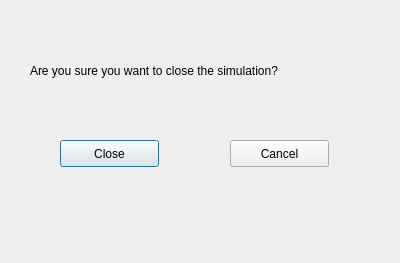
<?xml version="1.0" encoding="UTF-8"?>
<ui version="4.0">
 <class>quitWindow</class>
 <widget class="QDialog" name="quitWindow">
  <property name="geometry">
   <rect>
    <x>0</x>
    <y>0</y>
    <width>400</width>
    <height>263</height>
   </rect>
  </property>
  <property name="windowTitle">
   <string>Dialog</string>
  </property>
  <widget class="QPushButton" name="closeButton">
   <property name="geometry">
    <rect>
     <x>60</x>
     <y>140</y>
     <width>99</width>
     <height>27</height>
    </rect>
   </property>
   <property name="text">
    <string>Close</string>
   </property>
  </widget>
  <widget class="QPushButton" name="pushButton_2">
   <property name="geometry">
    <rect>
     <x>230</x>
     <y>140</y>
     <width>99</width>
     <height>27</height>
    </rect>
   </property>
   <property name="text">
    <string>Cancel</string>
   </property>
  </widget>
  <widget class="QLabel" name="label">
   <property name="geometry">
    <rect>
     <x>30</x>
     <y>50</y>
     <width>331</width>
     <height>41</height>
    </rect>
   </property>
   <property name="text">
    <string>Are you sure you want to close the simulation?</string>
   </property>
  </widget>
 </widget>
 <resources/>
 <connections/>
</ui>
